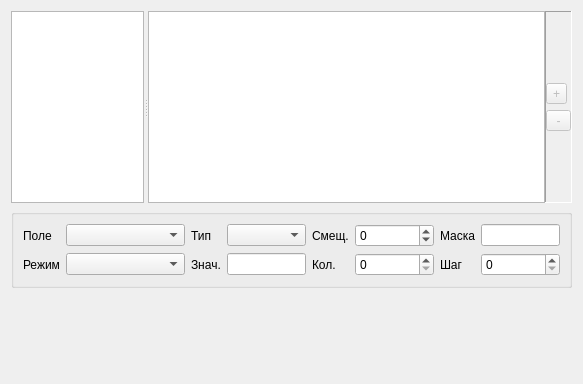
<?xml version="1.0" encoding="UTF-8"?>
<ui version="4.0">
 <class>VariableFieldsWidget</class>
 <widget class="QWidget" name="VariableFieldsWidget">
  <property name="geometry">
   <rect>
    <x>0</x>
    <y>0</y>
    <width>579</width>
    <height>384</height>
   </rect>
  </property>
  <property name="windowTitle">
   <string>Form</string>
  </property>
  <layout class="QVBoxLayout">
   <item>
    <layout class="QHBoxLayout">
     <property name="spacing">
      <number>0</number>
     </property>
     <item>
      <widget class="QSplitter" name="splitter">
       <property name="orientation">
        <enum>Qt::Horizontal</enum>
       </property>
       <property name="childrenCollapsible">
        <bool>false</bool>
       </property>
       <widget class="QListWidget" name="protocolList">
        <property name="sizePolicy">
         <sizepolicy hsizetype="Expanding" vsizetype="Expanding">
          <horstretch>2</horstretch>
          <verstretch>0</verstretch>
         </sizepolicy>
        </property>
       </widget>
       <widget class="QListWidget" name="variableFieldList">
        <property name="sizePolicy">
         <sizepolicy hsizetype="Expanding" vsizetype="Expanding">
          <horstretch>6</horstretch>
          <verstretch>0</verstretch>
         </sizepolicy>
        </property>
       </widget>
      </widget>
     </item>
     <item>
      <widget class="QFrame" name="frame">
       <property name="frameShape">
        <enum>QFrame::Panel</enum>
       </property>
       <property name="frameShadow">
        <enum>QFrame::Sunken</enum>
       </property>
       <layout class="QVBoxLayout">
        <property name="leftMargin">
         <number>0</number>
        </property>
        <property name="topMargin">
         <number>0</number>
        </property>
        <property name="rightMargin">
         <number>0</number>
        </property>
        <property name="bottomMargin">
         <number>0</number>
        </property>
        <item>
         <spacer>
          <property name="orientation">
           <enum>Qt::Vertical</enum>
          </property>
          <property name="sizeHint" stdset="0">
           <size>
            <width>20</width>
            <height>40</height>
           </size>
          </property>
         </spacer>
        </item>
        <item>
         <widget class="QToolButton" name="addButton">
          <property name="enabled">
           <bool>false</bool>
          </property>
          <property name="text">
           <string>+</string>
          </property>
         </widget>
        </item>
        <item>
         <widget class="QToolButton" name="deleteButton">
          <property name="enabled">
           <bool>false</bool>
          </property>
          <property name="text">
           <string> - </string>
          </property>
         </widget>
        </item>
        <item>
         <spacer>
          <property name="orientation">
           <enum>Qt::Vertical</enum>
          </property>
          <property name="sizeHint" stdset="0">
           <size>
            <width>20</width>
            <height>40</height>
           </size>
          </property>
         </spacer>
        </item>
       </layout>
      </widget>
     </item>
    </layout>
   </item>
   <item>
    <widget class="QGroupBox" name="attribGroup">
     <property name="sizePolicy">
      <sizepolicy hsizetype="Preferred" vsizetype="Preferred">
       <horstretch>0</horstretch>
       <verstretch>0</verstretch>
      </sizepolicy>
     </property>
     <property name="title">
      <string/>
     </property>
     <layout class="QGridLayout">
      <item row="0" column="0">
       <widget class="QLabel" name="label_7">
        <property name="text">
         <string>Поле</string>
        </property>
       </widget>
      </item>
      <item row="0" column="1">
       <widget class="QComboBox" name="field">
        <property name="sizePolicy">
         <sizepolicy hsizetype="Preferred" vsizetype="Fixed">
          <horstretch>3</horstretch>
          <verstretch>0</verstretch>
         </sizepolicy>
        </property>
        <property name="insertPolicy">
         <enum>QComboBox::NoInsert</enum>
        </property>
       </widget>
      </item>
      <item row="0" column="2">
       <widget class="QLabel" name="label_4">
        <property name="text">
         <string>Тип</string>
        </property>
       </widget>
      </item>
      <item row="0" column="3">
       <widget class="QComboBox" name="type">
        <property name="sizePolicy">
         <sizepolicy hsizetype="Preferred" vsizetype="Fixed">
          <horstretch>2</horstretch>
          <verstretch>0</verstretch>
         </sizepolicy>
        </property>
        <property name="insertPolicy">
         <enum>QComboBox::NoInsert</enum>
        </property>
       </widget>
      </item>
      <item row="0" column="4">
       <widget class="QLabel" name="label_3">
        <property name="text">
         <string>Смещ.</string>
        </property>
       </widget>
      </item>
      <item row="0" column="5">
       <widget class="QSpinBox" name="offset">
        <property name="sizePolicy">
         <sizepolicy hsizetype="Minimum" vsizetype="Fixed">
          <horstretch>2</horstretch>
          <verstretch>0</verstretch>
         </sizepolicy>
        </property>
        <property name="wrapping">
         <bool>true</bool>
        </property>
       </widget>
      </item>
      <item row="0" column="6">
       <widget class="QLabel" name="label_5">
        <property name="text">
         <string>Маска</string>
        </property>
        <property name="buddy">
         <cstring>bitmask</cstring>
        </property>
       </widget>
      </item>
      <item row="0" column="7">
       <widget class="QLineEdit" name="bitmask">
        <property name="sizePolicy">
         <sizepolicy hsizetype="Expanding" vsizetype="Fixed">
          <horstretch>2</horstretch>
          <verstretch>0</verstretch>
         </sizepolicy>
        </property>
       </widget>
      </item>
      <item row="1" column="0">
       <widget class="QLabel" name="label_8">
        <property name="text">
         <string>Режим</string>
        </property>
        <property name="buddy">
         <cstring>mode</cstring>
        </property>
       </widget>
      </item>
      <item row="1" column="1">
       <widget class="QComboBox" name="mode">
        <property name="insertPolicy">
         <enum>QComboBox::NoInsert</enum>
        </property>
       </widget>
      </item>
      <item row="1" column="2">
       <widget class="QLabel" name="label_6">
        <property name="text">
         <string>Знач.</string>
        </property>
       </widget>
      </item>
      <item row="1" column="3">
       <widget class="QLineEdit" name="value"/>
      </item>
      <item row="1" column="4">
       <widget class="QLabel" name="label_9">
        <property name="text">
         <string>Кол.</string>
        </property>
       </widget>
      </item>
      <item row="1" column="5">
       <widget class="QSpinBox" name="count">
        <property name="minimum">
         <number>0</number>
        </property>
        <property name="maximum">
         <number>1000000000</number>
        </property>
       </widget>
      </item>
      <item row="1" column="6">
       <widget class="QLabel" name="label_10">
        <property name="text">
         <string>Шаг</string>
        </property>
       </widget>
      </item>
      <item row="1" column="7">
       <widget class="QSpinBox" name="step"/>
      </item>
     </layout>
    </widget>
   </item>
   <item>
    <spacer>
     <property name="orientation">
      <enum>Qt::Vertical</enum>
     </property>
     <property name="sizeHint" stdset="0">
      <size>
       <width>561</width>
       <height>41</height>
      </size>
     </property>
    </spacer>
   </item>
  </layout>
 </widget>
 <tabstops>
  <tabstop>protocolList</tabstop>
  <tabstop>variableFieldList</tabstop>
  <tabstop>addButton</tabstop>
  <tabstop>deleteButton</tabstop>
  <tabstop>field</tabstop>
  <tabstop>type</tabstop>
  <tabstop>offset</tabstop>
  <tabstop>bitmask</tabstop>
  <tabstop>mode</tabstop>
  <tabstop>value</tabstop>
  <tabstop>count</tabstop>
  <tabstop>step</tabstop>
 </tabstops>
 <resources/>
 <connections/>
</ui>
